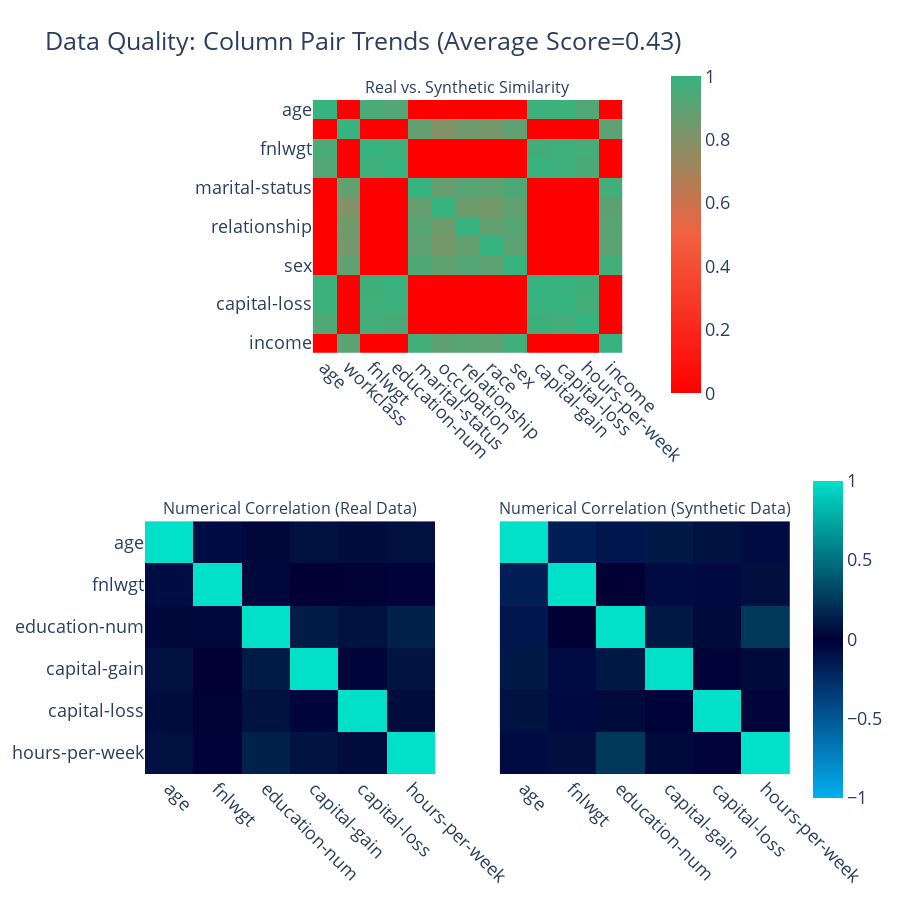

The notebook cell this image was saved under:
### Code cell
quality_report.get_visualization(property_name='Column Pair Trends').show(renderer='vscode')

### Figure 1 — Plotly figure (JSON) as saved in the notebook; plotly's stock layout.template omitted (floating-point values rounded to 4 significant figures; data arrays with more than 128 entries replaced by an {"elided": "..."} marker saying what was removed)
{"data": [{"coloraxis": "coloraxis", "hovertemplate": "<b>Column Pair</b><br>(%{x},%{y})<br><br>Similarity: %{z}<extra></extra>", "type": "heatmap", "x": ["age", "workclass", "fnlwgt", "education-num", "marital-status", "occupation", "relationship", "race", "sex", "capital-gain", "capital-loss", "hours-per-week", "income"], "xaxis": "x", "y": ["age", "workclass", "fnlwgt", "education-num", "marital-status", "occupation", "relationship", "race", "sex", "capital-gain", "capital-loss", "hours-per-week", "income"], "yaxis": "y", "z": {"elided": "13x13 float values"}}, {"coloraxis": "coloraxis2", "customdata": [[1, -0.169, -0.123, 0.111, 0.081, -0.064], [-0.169, 1, 0.001, -0.06, -0.054, 0.065], [-0.123, 0.001, 1, 0.107, 0.046, 0.25], [0.111, -0.06, 0.107, 1, -0.016, 0.04], [0.081, -0.054, 0.046, -0.016, 1, -0.021], [-0.064, 0.065, 0.25, 0.04, -0.021, 1]], "hovertemplate": "<b>Correlation</b><br>(%{x},%{y})<br><br>Synthetic: %{z}<br>(vs. Real: %{customdata})<extra></extra>", "type": "heatmap", "x": ["age", "fnlwgt", "education-num", "capital-gain", "capital-loss", "hours-per-week"], "xaxis": "x2", "y": ["age", "fnlwgt", "education-num", "capital-gain", "capital-loss", "hours-per-week"], "yaxis": "y2", "z": [[1, -0.074, 0.032, 0.074, 0.053, 0.072], [-0.074, 1, -0.04, -0.001, -0.003, -0.014], [0.032, -0.04, 1, 0.122, 0.081, 0.147], [0.074, -0.001, 0.122, 1, -0.032, 0.083], [0.053, -0.003, 0.081, -0.032, 1, 0.052], [0.072, -0.014, 0.147, 0.083, 0.052, 1]]}, {"coloraxis": "coloraxis2", "customdata": [[1, -0.074, 0.032, 0.074, 0.053, 0.072], [-0.074, 1, -0.04, -0.001, -0.003, -0.014], [0.032, -0.04, 1, 0.122, 0.081, 0.147], [0.074, -0.001, 0.122, 1, -0.032, 0.083], [0.053, -0.003, 0.081, -0.032, 1, 0.052], [0.072, -0.014, 0.147, 0.083, 0.052, 1]], "hovertemplate": "<b>Correlation</b><br>(%{x},%{y})<br><br>Synthetic: %{z}<br>(vs. Real: %{customdata})<extra></extra>", "type": "heatmap", "x": ["age", "fnlwgt", "education-num", "capital-gain", "capital-loss", "hours-per-week"], "xaxis": "x3", "y": ["age", "fnlwgt", "education-num", "capital-gain", "capital-loss", "hours-per-week"], "yaxis": "y3", "z": [[1, -0.169, -0.123, 0.111, 0.081, -0.064], [-0.169, 1, 0.001, -0.06, -0.054, 0.065], [-0.123, 0.001, 1, 0.107, 0.046, 0.25], [0.111, -0.06, 0.107, 1, -0.016, 0.04], [0.081, -0.054, 0.046, -0.016, 1, -0.021], [-0.064, 0.065, 0.25, 0.04, -0.021, 1]]}], "layout": {"annotations": [{"font": {"size": 16}, "showarrow": false, "text": "Real vs. Synthetic Similarity", "x": 0.5, "xanchor": "center", "xref": "paper", "y": 1, "yanchor": "bottom", "yref": "paper"}, {"font": {"size": 16}, "showarrow": false, "text": "Numerical Correlation (Real Data)", "x": 0.225, "xanchor": "center", "xref": "paper", "y": 0.375, "yanchor": "bottom", "yref": "paper"}, {"font": {"size": 16}, "showarrow": false, "text": "Numerical Correlation (Synthetic Data)", "x": 0.775, "xanchor": "center", "xref": "paper", "y": 0.375, "yanchor": "bottom", "yref": "paper"}], "coloraxis": {"cmax": 1, "cmin": 0, "colorbar": {"len": 0.5, "x": 0.8, "y": 0.8}, "colorscale": [[0, "#FF0000"], [0.5, "#F16141"], [1, "#36B37E"]]}, "coloraxis2": {"cmax": 1, "cmin": -1, "colorbar": {"len": 0.5, "y": 0.2}, "colorscale": [[0, "#03AFF1"], [0.5, "#000036"], [1, "#01E0C9"]]}, "font": {"size": 18}, "height": 900, "title": {"text": "Data Quality: Column Pair Trends (Average Score=0.43)"}, "width": 900, "xaxis": {"anchor": "y", "domain": [0.26, 0.74], "tickangle": 45}, "xaxis2": {"anchor": "y2", "domain": [0, 0.45], "tickangle": 45}, "xaxis3": {"anchor": "y3", "domain": [0.55, 1], "matches": "x2", "tickangle": 45}, "yaxis": {"anchor": "x", "autorange": "reversed", "domain": [0.625, 1]}, "yaxis2": {"anchor": "x2", "autorange": "reversed", "domain": [0, 0.375]}, "yaxis3": {"anchor": "x3", "autorange": "reversed", "domain": [0, 0.375], "matches": "y2", "visible": false}}}
